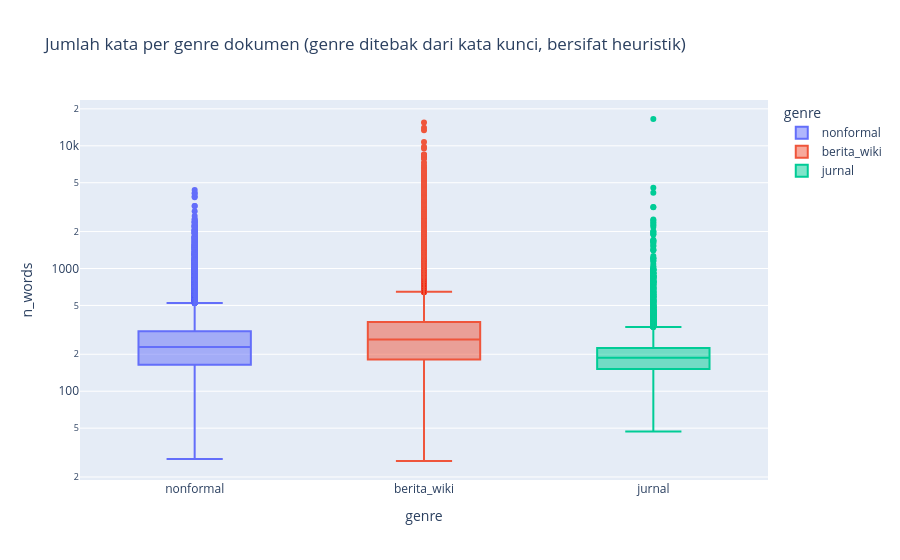

Write notebook code for a chart like this one.
### Code cell
g = lf.select("genre", "n_words").collect()
g = g.sample(min(100_000, g.height), seed=42)
fig5 = px.box(g, x="genre", y="n_words", log_y=True, color="genre",
              title="Jumlah kata per genre dokumen (genre ditebak dari kata kunci, bersifat heuristik)")
save(fig5, "05_panjang_per_genre")

### Figure 1 — Plotly figure (JSON) as saved in the notebook; plotly's stock layout.template omitted (floating-point values rounded to 4 significant figures; data arrays with more than 128 entries replaced by an {"elided": "..."} marker saying what was removed)
{"data": [{"alignmentgroup": "True", "hovertemplate": "genre=%{x}<br>n_words=%{y}<extra></extra>", "legendgroup": "nonformal", "marker": {"color": "#636efa"}, "name": "nonformal", "notched": false, "offsetgroup": "nonformal", "orientation": "v", "showlegend": true, "type": "box", "x": {"elided": "28351 str values"}, "x0": " ", "xaxis": "x", "y": {"elided": "28351 int values"}, "y0": " ", "yaxis": "y"}, {"alignmentgroup": "True", "hovertemplate": "genre=%{x}<br>n_words=%{y}<extra></extra>", "legendgroup": "berita_wiki", "marker": {"color": "#EF553B"}, "name": "berita_wiki", "notched": false, "offsetgroup": "berita_wiki", "orientation": "v", "showlegend": true, "type": "box", "x": {"elided": "61888 str values"}, "x0": " ", "xaxis": "x", "y": {"elided": "61888 int values"}, "y0": " ", "yaxis": "y"}, {"alignmentgroup": "True", "hovertemplate": "genre=%{x}<br>n_words=%{y}<extra></extra>", "legendgroup": "jurnal", "marker": {"color": "#00cc96"}, "name": "jurnal", "notched": false, "offsetgroup": "jurnal", "orientation": "v", "showlegend": true, "type": "box", "x": {"elided": "9761 str values"}, "x0": " ", "xaxis": "x", "y": {"elided": "9761 int values"}, "y0": " ", "yaxis": "y"}], "layout": {"boxmode": "overlay", "legend": {"title": {"text": "genre"}, "tracegroupgap": 0}, "title": {"text": "Jumlah kata per genre dokumen (genre ditebak dari kata kunci, bersifat heuristik)"}, "xaxis": {"anchor": "y", "categoryarray": ["nonformal", "berita_wiki", "jurnal"], "categoryorder": "array", "domain": [0, 1], "title": {"text": "genre"}}, "yaxis": {"anchor": "x", "domain": [0, 1], "title": {"text": "n_words"}, "type": "log"}}}
